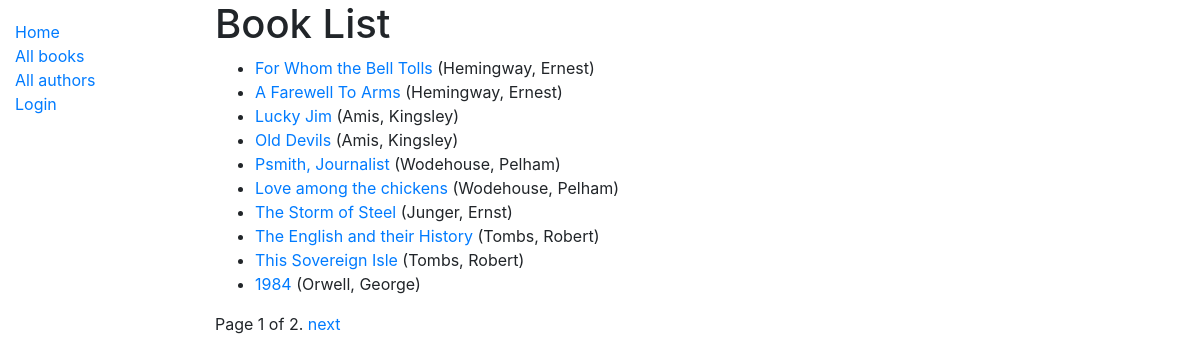
/catalogue/books/, run on the app's committed database.
### catalogue/models.py (models this page shows, shortened)
class Book(models.Model):
    title = models.CharField(max_length=200)
    author = models.ForeignKey('Author', on_delete=models.SET_NULL, null=True)
    summary = models.TextField(max_length=1000, help_text="Please add a short description of the book")
    isbn = models.CharField('ISBN', max_length=13, unique=True, help_text='13 character ISBN number')
    genre = models.ManyToManyField(Genre, help_text='Select a genre for this book')
    def display_genre(self):
        """Create a string for the Genre. This is required to display genre in Admin."""
        return ', '.join(genre.name for genre in self.genre.all()[:3])
    display_genre.short_description = 'Genre'
    def get_absolute_url(self):
        return(reverse('book-detail', args=[str(self.id)]))

class Author(models.Model):
    first_name = models.CharField(max_length=100, help_text='Author\'s first name')
    surname = models.CharField(max_length=100, help_text='Author\'s surname')
    date_of_birth = models.DateField(null=True, blank=True)
    date_of_death = models.DateField('Died', null=True, blank=True)
    class Meta:
        ordering = ['surname', 'first_name']
    def __str__(self):
        return f'{ self.surname }, { self.first_name }'

### catalogue/views.py (the view)
# urls.py: path('books/', views.BookListView.as_view(), name='books'),
class BookListView(generic.ListView):
    model = Book
    paginate_by = 10

### catalogue/templates/catalogue/book_list.html
{% extends "base_generic.html" %}
{% block content %}
  <h1>Book List</h1>
  {% if book_list %}
  <ul>
    {% for book in book_list %}
      <li>
        <a href="{{ book.get_absolute_url }}">{{ book.title }}</a> ({{book.author}})
      </li>
    {% endfor %}
  </ul>
  {% else %}
    <p>There are no books in the library.</p>
  {% endif %}
{% endblock %}

### data on the page
Book: title "For Whom the Bell Tolls", author "Hemingway, Ernest"
Book: title "A Farewell To Arms", author "Hemingway, Ernest"
Book: title "Lucky Jim", author "Amis, Kingsley"
Book: title "Old Devils", author "Amis, Kingsley"
Book: title "Psmith, Journalist", author "Wodehouse, Pelham"
Book: title "Love among the chickens", author "Wodehouse, Pelham"
Book: title "The Storm of Steel", author "Junger, Ernst"
Book: title "The English and their History", author "Tombs, Robert"
Book: title "This Sovereign Isle", author "Tombs, Robert"
Book: title "1984", author "Orwell, George"

### other printed values
{{ page_obj.number }} "1"
{{ page_obj.paginator.num_pages }} "2"
